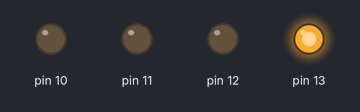
Recording of a sketch running on a simulated Arduino Uno, built with avr-gcc and run on an emulated ATmega328P. On the bench: output pins drawn as LEDs (lit = HIGH).

Above: at 0.5 s.
At 1.5 s:
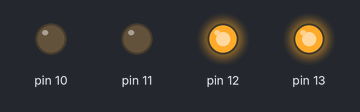
At 2.5 s:
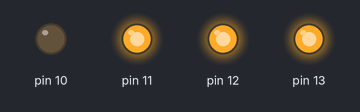
At 3.5 s:
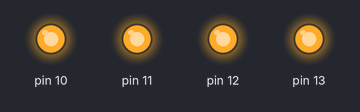
Timing chart, 0 to 4.6 s (numbered marks = the images above):
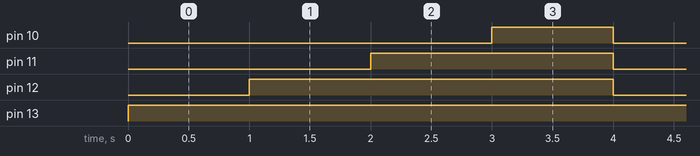

Measured:
- by itself, pin 10: alternates HIGH for 1.0 s and LOW for 3.0 s
- by itself, pin 11: alternates HIGH for 2.0 s and LOW for 2.0 s
- by itself, pin 12: alternates HIGH for 3.0 s and LOW for 1.0 s
- by itself, pin 13: LOW → HIGH at 0.00 s

The sketch:

Arduino_1.ino
```cpp
void setup() {
  pinMode(13,OUTPUT);
  pinMode(12,OUTPUT);
  pinMode(11,OUTPUT);
  pinMode(10,OUTPUT);
}

void loop() {
  digitalWrite(13,HIGH);
  delay(1000);
  digitalWrite(12,HIGH);
  delay(1000);
  digitalWrite(11,HIGH);
  delay(1000);
  digitalWrite(10,HIGH);
  delay(1000);
  digitalWrite(13,LOW);
  digitalWrite(12,LOW);
  digitalWrite(11,LOW);
  digitalWrite(10,LOW);
}
```
